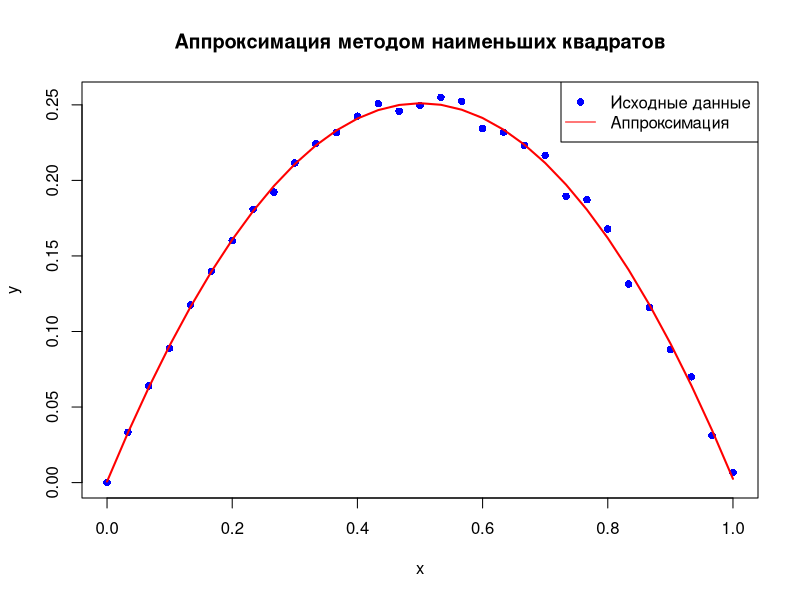

This chart was generated by the following R code:
a <- 0
b <- 1
n <- 30
h <- 1 / n
x <- seq(a, b, by = h)

q <- 3 / 5
set.seed(42)  
noise <- runif(length(x), -0.01 * x^q, 0.01 * x^q)
y <- x * (1 - x) + noise

phi <- cbind(1, x, x^2)

A <- solve(t(phi) %*% phi) %*% t(phi) %*% y
y_approx <- phi %*% A

error <- abs(y - y_approx)
epsilon_max <- max(error)
epsilon_mean <- mean(error)

plot(x, y, type = "p", col = "blue", pch = 16, main = "Аппроксимация методом наименьших квадратов",
     xlab = "x", ylab = "y", ylim = range(c(y, y_approx)))
lines(x, y_approx, col = "red", lwd = 2)
legend("topright", legend = c("Исходные данные", "Аппроксимация"), col = c("blue", "red"), pch = c(16, NA), lty = c(NA, 1))

cat("Максимальная погрешность:", epsilon_max, "\n")
cat("Средняя погрешность:", epsilon_mean, "\n")

###

y_test <- 1 + x^2
A_test <- solve(t(phi) %*% phi) %*% t(phi) %*% y_test
y_test_approx <- phi %*% A_test
error_test <- abs(y_test - y_test_approx)

cat("Погрешность тестовой функции (макс):", max(error_test), "\n")
cat("Погрешность тестовой функции (средн):", mean(error_test), "\n")

